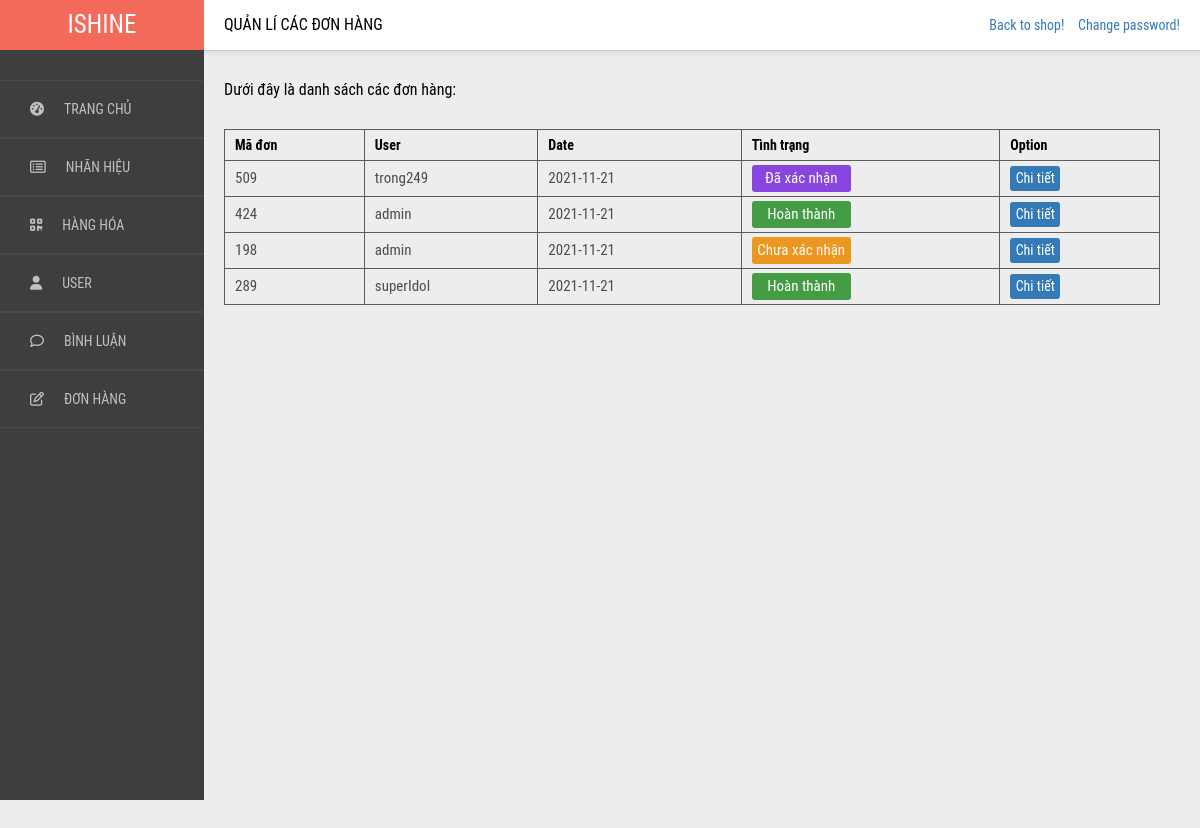
/admin/don_hang/don_hang.php (signed in), run on an earlier commit of the app's database.
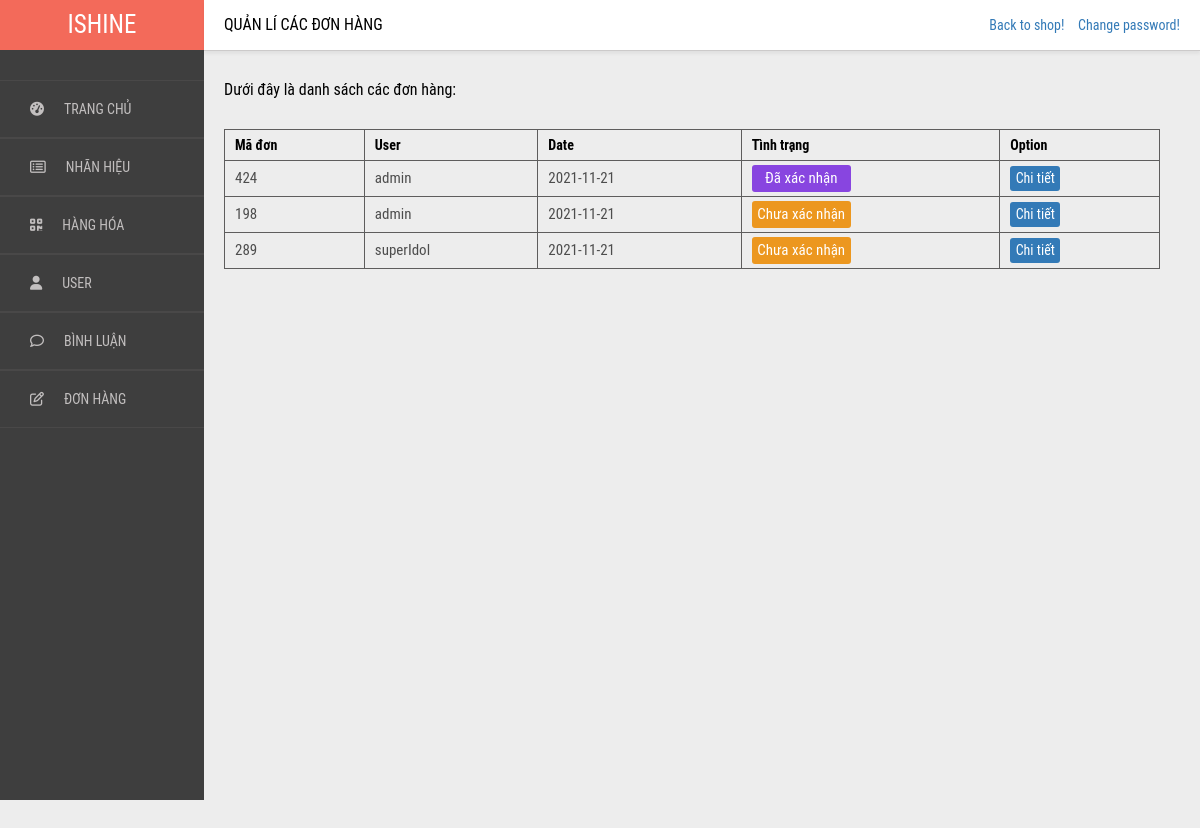
And on a later commit of the database.
### tables this page shows
CREATE TABLE `don_hang` (
  `ma_don` int(11) NOT NULL,
  `user` varchar(20) NOT NULL,
  `date` date NOT NULL,
  `tinh_trang` int(20) NOT NULL,
  `ho_va_ten` varchar(50) NOT NULL,
  `So_dien_thoai` varchar(50) NOT NULL,
  `email` varchar(50) NOT NULL,
  `Dia_chi` varchar(50) NOT NULL,
  `note` varchar(50) NOT NULL
);

### admin/don_hang/don_hang.php (the view, shortened to what this page needs)
<?php
    $sql=mysqli_connect("mysql5037.site4now.net","a7cc8e_dapoet1","123456aA@","db_a7cc8e_dapoet1");
    $selectData = "SELECT * FROM don_hang";
    $row=$sql->query($selectData);
    $arr=array();
    while($res=$row->fetch_assoc()){
        array_push($arr,$res);
    }
    function getStatusId($i){
        if($i==1){
            return "status_1";
        }
        if($i==2){
            return "status_2";
        }
        if($i==4){
            return "status_4";
        }
    }
    function getStatusText($i){
        if($i==1){
            return "Chưa xác nhận";
        }
        if($i==2){
            return "Đã xác nhận";
        }
        if($i==4){
            return "Hoàn thành";
        }
    }
?>
<!DOCTYPE html>
<html lang="en">
<head>
    <link rel="stylesheet" href="./css/don_hang_style.css">
</head>
<body>
    <div class="wrap">
        <div class="left-side-menu">
            <div class="logo">
                <p>ISHINE</p>
            </div>
            <ul class="menu-list">
                <a href="../trang_chu/trang_chu.php">
                    <li>
                        <i class="fa fa-dashboard"></i>TRANG CHỦ
                    </li>
                </a>
                <a href="../brand/brand.php">
                    <li>
                        <i class="fa fa-list-alt" aria-hidden="true"></i>NHÃN HIỆU
                    </li>
                </a>
                <a href="../hang_hoa/hang_hoa.php">
                    <li>
                        <i class="fa fa-qrcode"></i>HÀNG HÓA
                    </li>
                </a>
                <a href="../user/user.php">
                    <li>
                        <i class="fa fa-user"></i>USER
                    </li>
                </a>
                <a href="../binh_luan/binh_luan.php">
                    <li>
                        <i class="fa fa-comment-o" aria-hidden="true"></i>BÌNH LUẬN
                    </li>
                </a>
                <a href="../don_hang/don_hang.php">
                    <li>
                        <i class="fa fa-edit"></i>ĐƠN HÀNG
                    </li>
                </a>
            </ul>
        </div>
        <div class="right-side-content">
            <div class="header">
                <div class="title">
                    <p>QUẢN LÍ CÁC ĐƠN HÀNG</p>
                </div>
                <div>
                    <a href="../../index.php">Back to shop!</a>
                    <a href="../../user/doi_mat_khau.php" style=" margin-left:10px">Change password!</a>
                </div>
            </div>
            <div class="content">
                <p style="margin-bottom: 30px;">Dưới đây là danh sách các đơn hàng:</p>
                <div>
                    <table>
                        <tr>
                            <th>Mã đơn</th>
                            <th>User</th>
                            <th>Date</th>
                            <th>Tình trạng</th>
                            <th>Option</th>
                        </tr>
                        <?php
                          foreach($arr as $i=>$don){
                              $ma_don=$don['ma_don'];
                              $user=$don['user'];
                              $date=$don['date'];
                              $statusId=getStatusId($don['tinh_trang']);
                              $statusText=getStatusText($don['tinh_trang']);
                              echo "<tr>
                                        <td>$ma_don</td>
                                        <td>$user</td>
                                        <td>$date</td>
                                        <td><span id=\"$statusId\" class=\"status\">$statusText</span></td>
                                        <td><a href=\"./chi_tiet.php?ma_don=$ma_don\" class=\"chi_tiet\">Chi tiết</a></td>
                                    </tr> ";
                          }
                        ?>
                    </table>
                </div>
            </div>
        </div>
</body>
</html>

What changed in the data, as far as the page shows it:
removed don_hang: ma_don "509", user "trong249", date "2021-11-21", tinh_trang "Đã xác nhận"
changed don_hang "424": tinh_trang "Hoàn thành" → "Đã xác nhận"
changed don_hang "289": tinh_trang "Hoàn thành" → "Chưa xác nhận"
